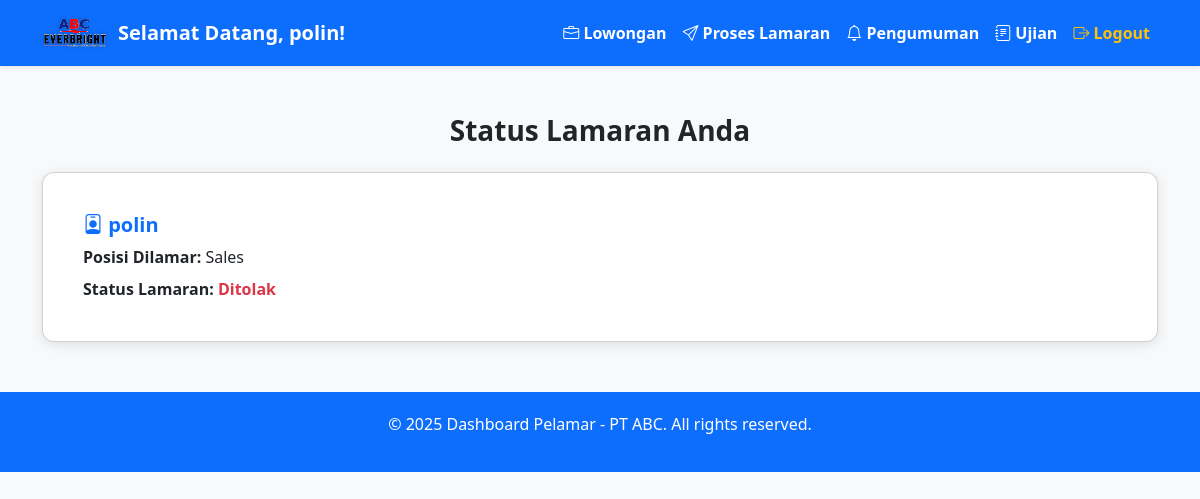
/lamaran_saya.php (signed in), run on the app's committed database.
### tables this page shows
CREATE TABLE `pelamar` (
  `id` int(11) NOT NULL,
  `posisi_dilamar` varchar(100) DEFAULT NULL,
  `email` varchar(100) DEFAULT NULL,
  `nik` varchar(20) DEFAULT NULL,
  `nama` varchar(100) DEFAULT NULL,
  `tempat_lahir` varchar(100) DEFAULT NULL,
  `tanggal_lahir` date DEFAULT NULL,
  `jk` enum('Laki-laki','Perempuan') DEFAULT NULL,
  `agama` varchar(50) DEFAULT NULL,
  `alamat` text DEFAULT NULL,
  `status_pernikahan` varchar(50) DEFAULT NULL,
  `kewarganegaraan` varchar(50) DEFAULT NULL,
  `foto` varchar(255) DEFAULT NULL,
  `status_lamaran` varchar(50) DEFAULT 'Menunggu'
);

### lamaran_saya.php (the view, shortened to what this page needs)
<?php
include 'koneksi.php';
$email_pelamar = $_SESSION['pelamar'];
$query = "SELECT * FROM pelamar WHERE email = '$email_pelamar' LIMIT 1";
$result = mysqli_query($conn, $query);
$data = mysqli_fetch_assoc($result);
$nama_pelamar = $data ? $data['nama'] : 'Pelamar';
$status = strtolower($data['status_lamaran'] ?? '');
$class_status = match($status) {
    'diterima' => 'diterima',
    'ditolak' => 'ditolak',
    default => 'belum'
};
?>
<!DOCTYPE html>
<html lang="id">
<head>
    <link href="https://cdn.jsdelivr.net/npm/bootstrap@5.3.2/dist/css/bootstrap.min.css" rel="stylesheet">
    <link href="https://cdn.jsdelivr.net/npm/bootstrap-icons@1.10.5/font/bootstrap-icons.css" rel="stylesheet">
</head>
<body>
<nav class="navbar navbar-expand-lg navbar-dark bg-primary shadow-sm">
    <div class="container">
        <a class="navbar-brand d-flex align-items-center" href="#">
            <img src="images/logo1ABC.png" alt="Logo" style="height: 40px;" />
            <span class="welcome-text">Selamat Datang, <?= htmlspecialchars($nama_pelamar) ?>!</span>
        </a>
        <div class="collapse navbar-collapse" id="navbarNavDropdown">
            <ul class="navbar-nav ms-auto fw-semibold">
                <li class="nav-item"><a class="nav-link text-white" href="dashboard_pelamar.php"><i class="bi bi-briefcase"></i> Lowongan</a></li>
                <li class="nav-item"><a class="nav-link text-white" href="lamaran_saya.php"><i class="bi bi-send"></i> Proses Lamaran</a></li>
                <li class="nav-item"><a class="nav-link text-white" href="pengumuman_pelamar.php"><i class="bi bi-bell"></i> Pengumuman</a></li>
                <li class="nav-item"><a class="nav-link text-white" href="login_ujian_pelamar.php"><i class="bi bi-journal-text"></i> Ujian</a></li>
                <li class="nav-item"><a class="nav-link text-warning fw-bold" href="login.php"><i class="bi bi-box-arrow-right"></i> Logout</a></li>
            </ul>
        </div>
    </div>
</nav>
<div class="container mt-5 mb-5">
    <h3 class="mb-4 text-center fw-bold">Status Lamaran Anda</h3>
    <?php if ($data && $data['posisi_dilamar']): ?>
        <div class="card p-4">
            <div class="card-body">
                <h5 class="card-title"><i class="bi bi-person-badge"></i> <?= htmlspecialchars($data['nama']) ?></h5>
                <p class="mb-2"><strong>Posisi Dilamar:</strong> <?= htmlspecialchars($data['posisi_dilamar']) ?></p>
                <p class="mb-0">
                    <strong>Status Lamaran:</strong>
                    <span class="status <?= $class_status ?>">
                        <?= htmlspecialchars($data['status_lamaran'] ?: 'Belum Diproses') ?>
                    </span>
                </p>
            </div>
        </div>
    <?php else: ?>
        <div class="alert alert-warning text-center fw-semibold">Anda belum melamar pekerjaan.</div>
    <?php endif; ?>
</div>
<footer>
    <div class="container">
        <p>&copy; <?= date("Y") ?> Dashboard Pelamar - PT ABC. All rights reserved.</p>
    </div>
</footer>
</body>
</html>

### lamaran_saya.php (style rules this page uses)
body { background-color: #f8f9fa; }
footer { background-color: #0d6efd; color: white; padding: 20px 0; text-align: center; margin-top: 50px; }
.status { font-weight: bold; }
.status.ditolak { color: #dc3545; }
.card { border-radius: 12px; box-shadow: 0 3px 12px rgba(0,0,0,0.1); }
.card-title { font-weight: 700; color: #0d6efd; }
.navbar-brand img { filter: drop-shadow(0 0 2px rgba(0,0,0,0.25)); }
.welcome-text { color: white; margin-left: 10px; font-weight: 600; }

### data on the page
pelamar: nama "polin", posisi_dilamar "Sales", status_lamaran "Ditolak"
